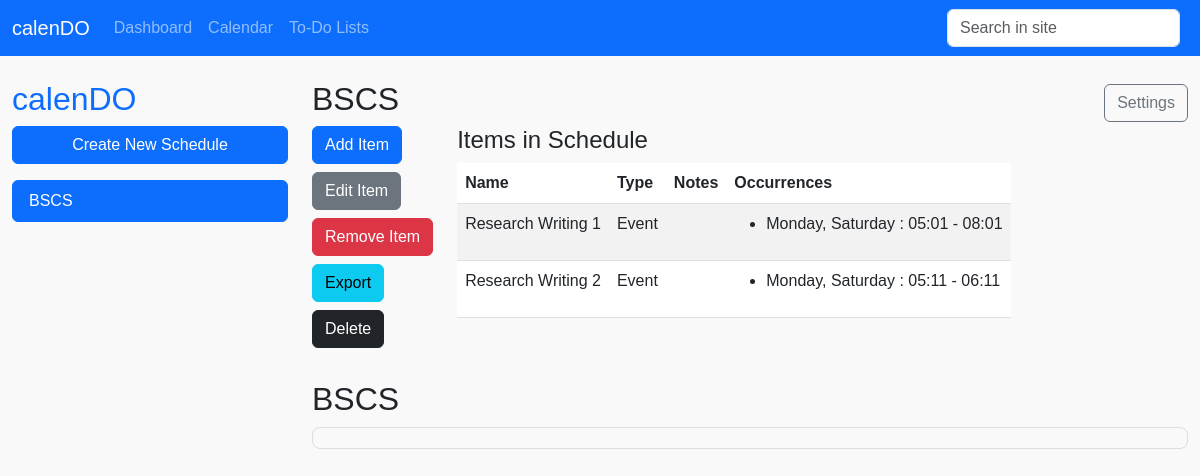
The page /calendar/ (signed in) on the database as committed earlier.
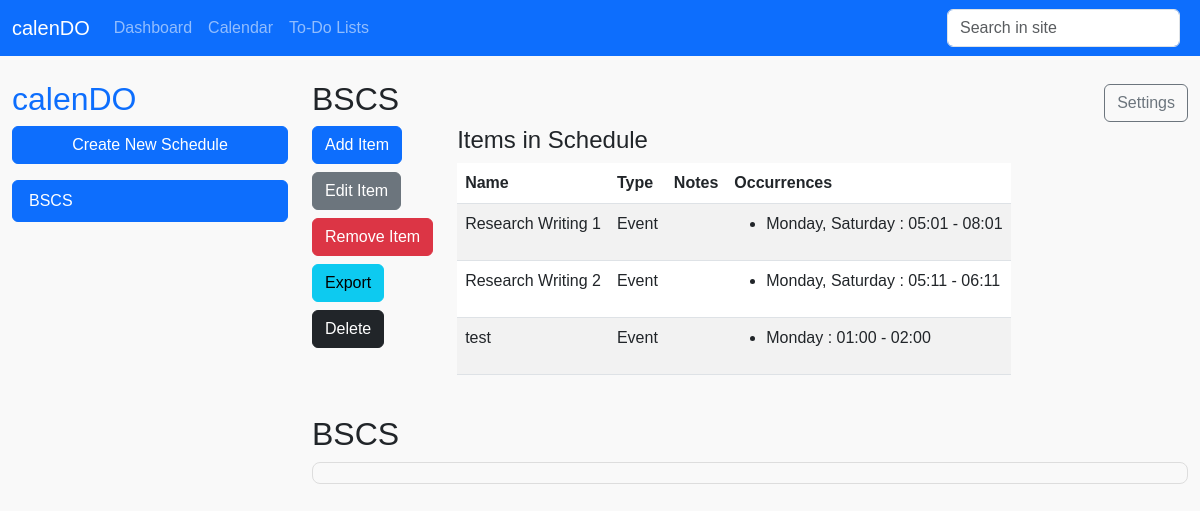
The same page on the database as committed later.
### calendo/models.py (models this page shows, shortened)
class Schedule(models.Model):
    schedule_name = models.CharField(max_length=255)
    user = models.ForeignKey(User, on_delete=models.CASCADE, related_name="schedules")
    created_at = models.DateTimeField(auto_now_add=True)
    updated_at = models.DateTimeField(auto_now=True)
    slug = models.SlugField(unique=True, blank=True)

class Item(models.Model):
    EVENT_TYPE_CHOICES = [
        ('event', 'Event'),
        ('class', 'Class'),
    ]
    schedule = models.ForeignKey(Schedule, on_delete=models.CASCADE, related_name="items")
    item_name = models.CharField(max_length=255)
    type = models.CharField(max_length=10, choices=EVENT_TYPE_CHOICES)
    notes = models.TextField(blank=True, null=True)
    created_at = models.DateTimeField(auto_now_add=True)
    updated_at = models.DateTimeField(auto_now=True)

class DayOfWeek(models.Model):
    name = models.CharField(max_length=9, unique=True)  # Monday, Tuesday, etc.

class ItemOccurrence(models.Model):
    item = models.ForeignKey(Item, on_delete=models.CASCADE, related_name="occurrences")
    days_of_week = models.ManyToManyField(DayOfWeek)
    start_time = models.TimeField()
    end_time = models.TimeField()

### calendo/views.py (the view)
# urls.py: path('calendar/', views.calendar_index, name='calendar_index'),
def calendar_index(request, schedule_name=None):
    schedules = Schedule.objects.filter(user=request.user)
    days_of_week = ['Monday', 'Tuesday', 'Wednesday', 'Thursday', 'Friday', 'Saturday', 'Sunday']
    first_schedule = schedules.first()
    schedule = first_schedule if schedule_name is None else get_object_or_404(Schedule, slug=schedule_name, user=request.user)
    items = schedule.items.prefetch_related('occurrences__days_of_week') if schedule else []
    current_week_dates = get_current_week_dates()
    event_list = []
    for item in items:
        for occurrence in item.occurrences.all():
            occurrence.days = [day.name for day in occurrence.days_of_week.all()]
            for day_name in occurrence.days:
                if day_name in current_week_dates:
                    event_date = current_week_dates[day_name]
                    event_list.append({
                        'title': item.item_name,
                        'start': f"{event_date}T{occurrence.start_time}",
                        'end': f"{event_date}T{occurrence.end_time}",
                    })
    return render(request, "calendar/calendar-index.html", {
        "schedules": schedules,
        "schedule": schedule,
        "first_schedule": first_schedule,
        "items": items,
        "days_of_week": days_of_week,
        "events": event_list,  # Pass the calculated events to the template
    })

### calendo/views.py (called while the page is built)
def get_current_week_dates():
    today = datetime.today()
    start_of_week = today - timedelta(days=today.weekday())  # Monday of the current week
    return {
        day_name: (start_of_week + timedelta(days=i)).date()
        for i, day_name in enumerate(['Monday', 'Tuesday', 'Wednesday', 'Thursday', 'Friday', 'Saturday', 'Sunday'])
    }

### templates/calendar/calendar-index.html (shortened to what this page needs)
{% extends "partials/base.html" %}
{% block content %}
<div class="row mt-4">
    {% if schedules.exists %}
        <aside class="col-3">
            <h2 class="text-primary">calenDO</h2>
            <button class="btn btn-primary w-100 mb-3" data-bs-toggle="modal" data-bs-target="#createScheduleModal">Create New Schedule</button>
            <ul class="list-group" id="scheduleList">
                {% for schedule in schedules %}
                    <li class="list-group-item {% if schedule.id == schedule.id %}active{% endif %}">
                        <a href="{% url 'schedule_detail' schedule.slug %}" class="text-decoration-none text-white">{{ schedule.schedule_name }}</a>
                    </li>
                {% empty %}
                    <li class="list-group-item">No schedules available</li>
                {% endfor %}
            </ul>
        </aside>
        <section class="col-9" id="calendarIndex">
            <div class="d-flex justify-content-between align-items-center">
                <h2>{{ schedule.schedule_name|default:"No Schedule Available" }}</h2>
                <button class="btn btn-outline-secondary">Settings</button>
            </div>
            <div class="d-flex flex-row align-items-start">
                <div class="d-flex flex-column align-items-start me-4">
                    <button class="btn btn-primary mb-2" data-bs-toggle="modal" data-bs-target="#addItemModal">Add Item</button>
                    <button class="btn btn-secondary mb-2" data-bs-toggle="modal" data-bs-target="#editItemModal">Edit Item</button>
                    <button class="btn btn-danger mb-2" data-bs-toggle="modal" data-bs-target="#selectItemToRemoveModal">Remove Item</button>
                    <button
                        class="btn btn-info mb-2"
                        data-bs-toggle="modal"
                        data-bs-target="#exportScheduleModal">
                        Export
                    </button>
                    <button
                        class="btn btn-dark mb-2 delete-schedule-button"
                        data-bs-toggle="modal"
                        data-bs-target="#deleteScheduleModal"
                        data-schedule-slug="{{ schedule.slug }}"
                        data-schedule-name="{{ schedule.schedule_name }}">
                        Delete
                    </button>
                </div>
                <div>
                    <h4>Items in Schedule</h4>
                        <table class="table table-striped">
                            <thead>
                                <tr>
                                    <th>Name</th>
                                    <th>Type</th>
                                    <th>Notes</th>
                                    <th>Occurrences</th>
                                </tr>
                            </thead>
                            <tbody>
                                {% for item in items %}
                                    <tr>
                                        <td>{{ item.item_name }}</td>
                                        <td>{{ item.get_type_display }}</td>
                                        <td>{{ item.notes }}</td>
                                        <td>
                                            <ul>
                                                {% for occurrence in item.occurrences.all %}
                                                    <li>
                                                        {% for day in occurrence.days_of_week.all %}
                                                            {{ day.name }}{% if not forloop.last %}, {% endif %}
                                                        {% endfor %}:
                                                        {{ occurrence.start_time|time:"H:i" }} - {{ occurrence.end_time|time:"H:i" }}
                                                    </li>
                                                {% empty %}
                                                    <li>No time specified</li>
                                                {% endfor %}
                                            </ul>
                                        </td>
                                    </tr>
                                {% endfor %}
                            </tbody>
                        </table>
                </div>
            </div>
            <br>
            <h2>{{ schedule.schedule_name|default:"No Schedule Available" }}</h2>
            <div id="interactiveCalendar">
            </div>
        </section>
    {% else %}
        <div class="col-md-12 text-center">
            <p>No schedule available. Click the button below to add a new schedule.</p>
            <button class="btn btn-outline-primary" data-bs-toggle="modal" data-bs-target="#createScheduleModal">Add Schedule</button>
        </div>
    {% endif %}
</div>
<link href='https://cdn.jsdelivr.net/npm/fullcalendar@5.10.1/main.min.css' rel='stylesheet' />
<link href='https://cdn.jsdelivr.net/npm/fullcalendar@5.10.1/main.min.css' rel='stylesheet' />
{% endblock %}

### templates/partials/base.html (shortened to what this page needs)
{% load static %}
<!DOCTYPE html>
<html lang="en">
<head>
    <link href="https://cdn.jsdelivr.net/npm/bootstrap@5.3.0-alpha1/dist/css/bootstrap.min.css" rel="stylesheet">
    <link href="{% static 'css/style.css' %}" rel="stylesheet">
</head>
<body>
    {% include 'partials/navbar.html' %}
    <main class="container-fluid">
        {% block content %}{% endblock %}
    </main>
</body>
</html>

### templates/partials/navbar.html
<nav class="navbar navbar-expand-lg navbar-dark bg-primary">
  <div class="container-fluid">
      <a class="navbar-brand" href="#">calenDO</a>
      <div class="collapse navbar-collapse">
          <ul class="navbar-nav me-auto mb-2 mb-lg-0">
              <li class="nav-item">
                  <a class="nav-link" href="/">Dashboard</a>
              </li>
              <li class="nav-item">
                  <a class="nav-link" href="/calendar/">Calendar</a>
              </li>
              <li class="nav-item">
                  <a class="nav-link" href="/todo/">To-Do Lists</a>
              </li>
          </ul>
          <form class="d-flex">
              <input class="form-control me-2" type="search" placeholder="Search in site" aria-label="Search">
          </form>
      </div>
  </div>
</nav>

### static/css/style.css (style rules this page uses)
body { margin: 0; font-family: Arial, sans-serif; background-color: #f9f9f9; }

### templates/calendar/calendar-index.html (style rules this page uses)
#interactiveCalendar { border: 1px solid #ddd; border-radius: 8px; padding: 10px; background-color: #f9f9f9; }

Rows that differ between the two databases and show on the page:
added Item: item_name "test", type "Event", DayOfWeek (name "Monday")
added ItemOccurrence: start_time "01:00", end_time "02:00", DayOfWeek (name "Monday"), shown under "test"
